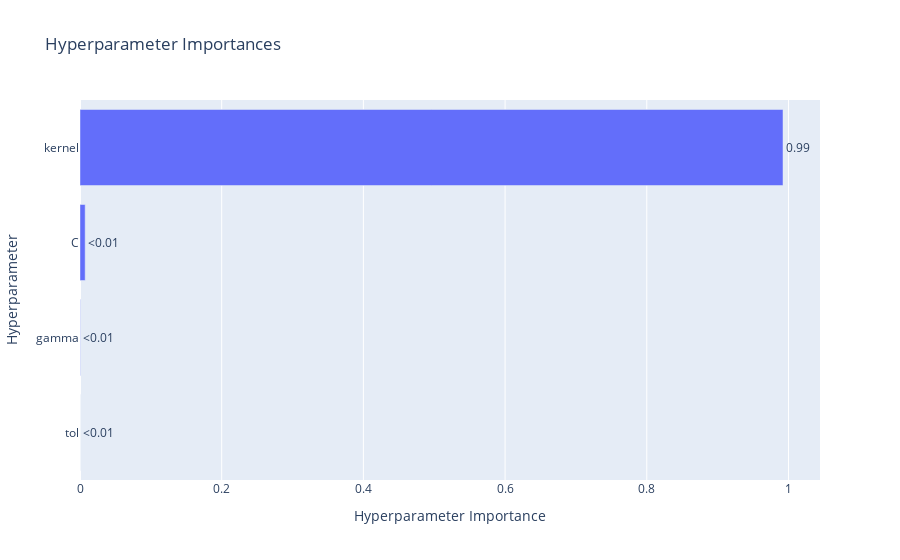

Notebook source saved alongside this figure:
### Code cell
optuna.visualization.plot_param_importances(study)

### Figure 1 — Plotly figure (JSON) as saved in the notebook; plotly's stock layout.template omitted (floating-point values rounded to 4 significant figures)
{"data": [{"cliponaxis": false, "hovertemplate": ["tol (FloatDistribution): 2.183929021373583e-05<extra></extra>", "gamma (CategoricalDistribution): 0.00041796599581988647<extra></extra>", "C (FloatDistribution): 0.007301100123880491<extra></extra>", "kernel (CategoricalDistribution): 0.9922590945900859<extra></extra>"], "name": "Objective Value", "orientation": "h", "text": ["<0.01", "<0.01", "<0.01", "0.99"], "textposition": "outside", "type": "bar", "x": [2.184e-05, 0.000418, 0.007301, 0.9923], "y": ["tol", "gamma", "C", "kernel"]}], "layout": {"title": {"text": "Hyperparameter Importances"}, "xaxis": {"title": {"text": "Hyperparameter Importance"}}, "yaxis": {"title": {"text": "Hyperparameter"}}}}
